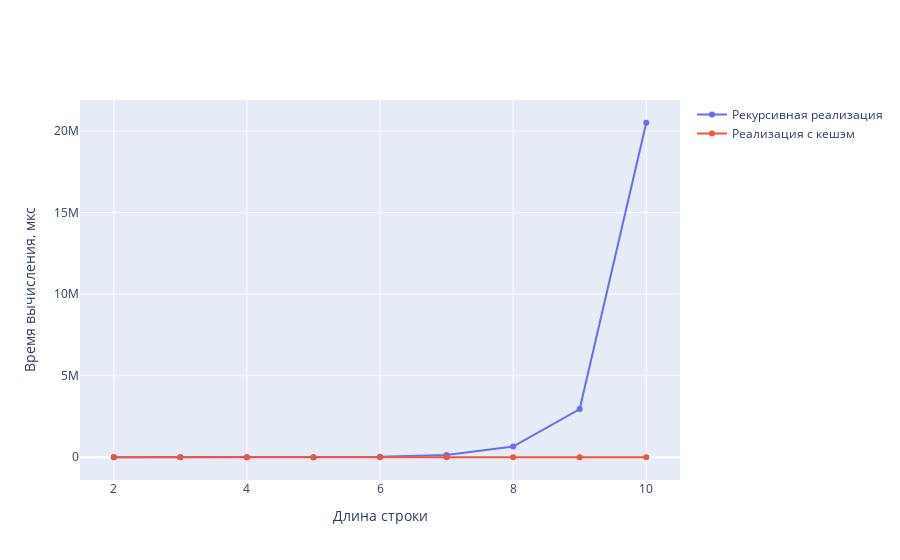

The code cell stored with this chart in its notebook:
### Markdown cell above
# Тестирование по времени

### Code cell
random.seed(time.time())

recursiveTests = {}
cacheTests = {}

for i in range(minLength, maxLength + 1):
    s1 = ''.join(random.choices(string.ascii_letters, k=i))
    s2 = ''.join(random.choices(string.ascii_letters, k=i))
    start = time.process_time_ns()
    for _ in range(testCount):
        _ = RecursiveLevenshtein(s1, s2)
    end = time.process_time_ns()
    recursiveTests[i] = (end - start) // i


    start = time.process_time_ns()
    for _ in range(testCount):
        _ = CacheLevenshtein(s1, s2)
    end = time.process_time_ns()
    cacheTests[i] = (end - start) // i

timeTable = PrettyTable()
timeTable.field_names = ["Длина строки", "Рекурсивный", "С кешированием"]
for i in range(minLength, maxLength + 1):
    timeTable.add_row([i, str(recursiveTests[i] // NANO_TO_MICRO) + "мкс", str(cacheTests[i] // NANO_TO_MICRO) + "мкс"])

print(timeTable)


graph = plt.graph_objs.Figure()
graph.add_scatter(x=list(range(minLength, maxLength + 1)), y=[recursiveTests[i] / NANO_TO_MICRO for i in recursiveTests], name="Рекурсивная реализация")
graph.add_scatter(x=list(range(minLength, maxLength + 1)), y=[cacheTests[i] / NANO_TO_MICRO for i in cacheTests], name="Реализация с кешэм")
graph.update_layout(xaxis_title="Длина строки", yaxis_title="Время вычисления, мкс")
graph.show()

### Figure 1 — Plotly figure (JSON) as saved in the notebook; plotly's stock layout.template omitted (floating-point values rounded to 4 significant figures)
{"data": [{"name": "Рекурсивная реализация", "type": "scatter", "x": [2, 3, 4, 5, 6, 7, 8, 9, 10], "y": [151.4, 452.0, 1540.0, 7078.0, 29670.0, 138500.0, 658200.0, 2953000.0, 20510000.0]}, {"name": "Реализация с кешэм", "type": "scatter", "x": [2, 3, 4, 5, 6, 7, 8, 9, 10], "y": [98.16, 99.78, 120.4, 138.4, 155.2, 177.3, 203.0, 223.8, 245.9]}], "layout": {"xaxis": {"title": {"text": "Длина строки"}}, "yaxis": {"title": {"text": "Время вычисления, мкс"}}}}
